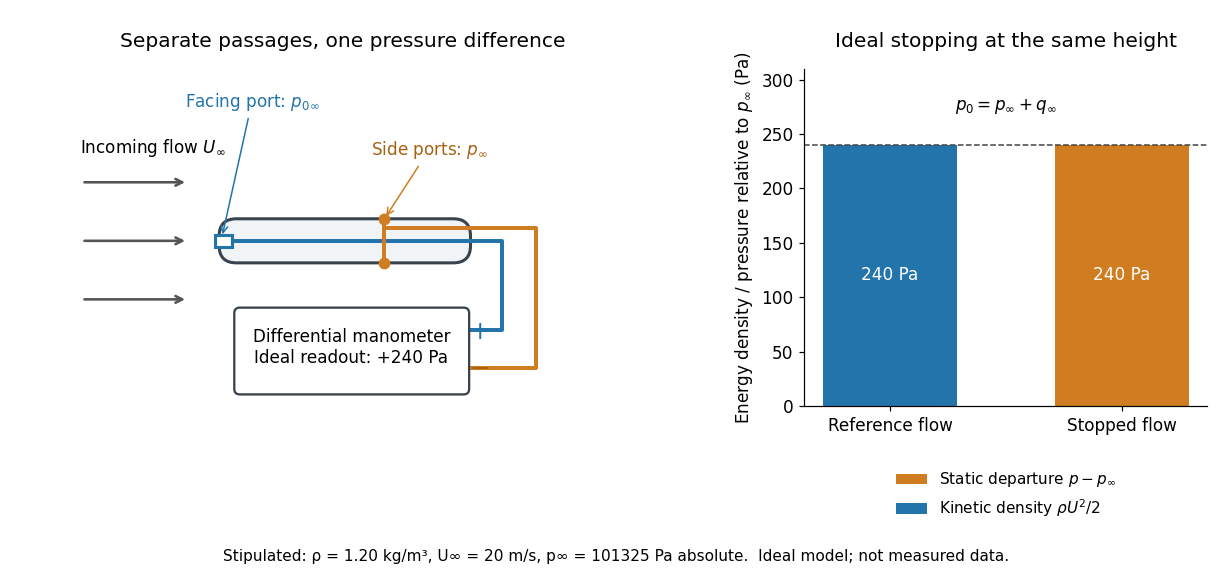

The Python source for this figure:
"""Original Pitot connection schematic and ideal pressure budget, not data.

Tested with Python 3.14.4, NumPy 2.3.5, Matplotlib 3.10.7.
Run from _media with MPLBACKEND=Agg MPLCONFIGDIR=/tmp/codex-wiki-matplotlib.
Writes only the matching opaque white PNG basename to the current directory.
"""

from pathlib import Path

import matplotlib.pyplot as plt
from matplotlib.patches import FancyBboxPatch, Rectangle
import numpy as np


def main():
    plt.rcParams.update({"font.size": 11, "font.family": "DejaVu Sans"})
    rho, speed, reference_pressure = 1.20, 20.0, 101325.0
    q = rho * speed**2 / 2
    assert q == 240.0
    assert np.isclose(np.sqrt(2 * q / rho), speed)
    fig, (ax, budget) = plt.subplots(1, 2, figsize=(11.2, 5.2), dpi=110,
                                   gridspec_kw={"width_ratios": [1.55, 1]})
    fig.patch.set_facecolor("white")
    ax.set(xlim=(-1, 7.0), ylim=(-2.4, 2.5), aspect="equal")
    ax.axis("off")
    ax.set_title("Separate passages, one pressure difference", pad=14)
    ax.add_patch(FancyBboxPatch((1.2, -.32), 3.65, .64,
                               boxstyle="round,pad=0,rounding_size=0.25",
                               facecolor="#f1f4f7", edgecolor="#39434e", lw=2))
    # The central opening and side ports are separate pressure cavities.
    ax.add_patch(Rectangle((1.14, -.09), .24, .18, facecolor="white",
                           edgecolor="#2374ab", lw=2, zorder=4))
    ax.plot([1.28, 5.3, 5.3, 4.8], [0, 0, -1.3, -1.3],
            color="#2374ab", lw=2.6)
    ax.plot([3.6, 3.6, 5.8, 5.8, 4.8], [.32, .18, .18, -1.85, -1.85],
            color="#d07c20", lw=2.6)
    ax.plot([3.6, 3.6], [-.32, .18], color="#d07c20", lw=2.6)
    ax.scatter([3.6, 3.6], [-.32, .32], s=45, color="#d07c20", zorder=5)
    for y in [-.85, 0, .85]:
        ax.annotate("", xy=(.75, y), xytext=(-.8, y),
                    arrowprops={"arrowstyle": "->", "color": "#555", "lw": 1.7})
    ax.text(-.82, 1.28, r"Incoming flow $U_\infty$", fontsize=11)
    ax.annotate(r"Facing port: $p_{0\infty}$", xy=(1.24, .05), xytext=(.7, 1.95),
                arrowprops={"arrowstyle": "->", "color": "#2374ab"}, color="#2374ab")
    ax.annotate(r"Side ports: $p_\infty$", xy=(3.6, .32), xytext=(3.4, 1.25),
                arrowprops={"arrowstyle": "->", "color": "#d07c20"}, color="#a76112")
    ax.add_patch(FancyBboxPatch((1.5, -2.15), 3.25, 1.1,
                               boxstyle="round,pad=0.08", facecolor="white",
                               edgecolor="#39434e", lw=1.5, zorder=6))
    ax.text(3.12, -1.55, "Differential manometer\nIdeal readout: +240 Pa",
            ha="center", va="center", zorder=7)
    ax.text(4.84, -1.32, "+", color="#2374ab", va="center", fontsize=16)
    ax.text(4.84, -1.86, "−", color="#a76112", va="center", fontsize=16)

    # A local stopping process, not a synthetic spatial streamline profile.
    positions = np.arange(2)
    static_departure = np.array([0.0, q])
    kinetic_density = np.array([q, 0.0])
    assert np.allclose(static_departure + kinetic_density, q)
    budget.bar(positions, static_departure, width=.58, color="#d07c20",
               label=r"Static departure $p-p_\infty$")
    budget.bar(positions, kinetic_density, bottom=static_departure, width=.58,
               color="#2374ab", label=r"Kinetic density $\rho U^2/2$")
    budget.set(xticks=positions, xticklabels=["Reference flow", "Stopped flow"],
               ylabel=r"Energy density / pressure relative to $p_\infty$ (Pa)",
               ylim=(0, 310))
    budget.set_title("Ideal stopping at the same height", pad=14)
    budget.axhline(q, color="#444", lw=1, ls="--")
    for x in positions:
        budget.text(x, 120, "240 Pa", ha="center", va="center", color="white")
    budget.text(.5, 272, r"$p_0 = p_\infty + q_\infty$", ha="center")
    budget.legend(loc="upper center", bbox_to_anchor=(.5, -.15), frameon=False,
                  fontsize=10)
    budget.spines[["top", "right"]].set_visible(False)
    fig.text(.5, .02, "Stipulated: ρ = 1.20 kg/m³, U∞ = 20 m/s, p∞ = 101325 Pa absolute.  Ideal model; not measured data.",
             ha="center", fontsize=10)
    fig.subplots_adjust(left=.025, right=.98, top=.88, bottom=.29, wspace=.29)
    fig.savefig(Path(__file__).stem + ".png", facecolor="white", transparent=False)
    plt.close(fig)


if __name__ == "__main__":
    main()
